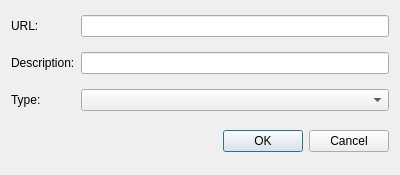
<?xml version="1.0" encoding="UTF-8"?>
<ui version="4.0">
 <class>Dialog</class>
 <widget class="QDialog" name="Dialog">
  <property name="geometry">
   <rect>
    <x>0</x>
    <y>0</y>
    <width>400</width>
    <height>175</height>
   </rect>
  </property>
  <property name="minimumSize">
   <size>
    <width>400</width>
    <height>175</height>
   </size>
  </property>
  <property name="maximumSize">
   <size>
    <width>400</width>
    <height>175</height>
   </size>
  </property>
  <property name="windowTitle">
   <string>Open Image</string>
  </property>
  <property name="modal">
   <bool>true</bool>
  </property>
  <layout class="QFormLayout" name="formLayout">
   <property name="verticalSpacing">
    <number>15</number>
   </property>
   <property name="topMargin">
    <number>15</number>
   </property>
   <item row="0" column="0">
    <widget class="QLabel" name="urlLabel">
     <property name="text">
      <string>URL:</string>
     </property>
    </widget>
   </item>
   <item row="0" column="1">
    <widget class="QLineEdit" name="urlLineEdit"/>
   </item>
   <item row="1" column="0">
    <widget class="QLabel" name="descLabel">
     <property name="text">
      <string>Description:</string>
     </property>
    </widget>
   </item>
   <item row="1" column="1">
    <widget class="QLineEdit" name="descLineEdit"/>
   </item>
   <item row="2" column="0">
    <widget class="QLabel" name="imgTypeLabel">
     <property name="text">
      <string>Type:</string>
     </property>
    </widget>
   </item>
   <item row="2" column="1">
    <widget class="QComboBox" name="imgTypeComboBox"/>
   </item>
   <item row="3" column="1">
    <widget class="QDialogButtonBox" name="buttonBox">
     <property name="minimumSize">
      <size>
       <width>0</width>
       <height>30</height>
      </size>
     </property>
     <property name="orientation">
      <enum>Qt::Horizontal</enum>
     </property>
     <property name="standardButtons">
      <set>QDialogButtonBox::Cancel|QDialogButtonBox::Ok</set>
     </property>
    </widget>
   </item>
  </layout>
 </widget>
 <resources/>
 <connections>
  <connection>
   <sender>buttonBox</sender>
   <signal>accepted()</signal>
   <receiver>Dialog</receiver>
   <slot>accept()</slot>
   <hints>
    <hint type="sourcelabel">
     <x>248</x>
     <y>254</y>
    </hint>
    <hint type="destinationlabel">
     <x>157</x>
     <y>274</y>
    </hint>
   </hints>
  </connection>
  <connection>
   <sender>buttonBox</sender>
   <signal>rejected()</signal>
   <receiver>Dialog</receiver>
   <slot>reject()</slot>
   <hints>
    <hint type="sourcelabel">
     <x>316</x>
     <y>260</y>
    </hint>
    <hint type="destinationlabel">
     <x>286</x>
     <y>274</y>
    </hint>
   </hints>
  </connection>
 </connections>
</ui>
